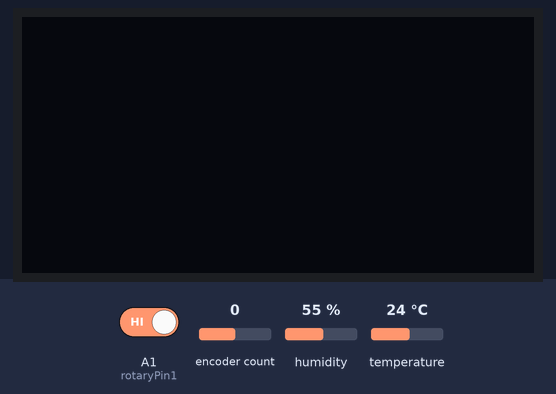
A sketch run on a simulated Arduino Uno, built with avr-gcc and run on an emulated ATmega328P. Shown: 128×64 one-colour display. Inputs (shaded band) come from the test bench; at power-on: encoder count 0, A1 (rotaryPin1) HIGH, humidity 55 %, temperature 24 °C.

Above: at 1.2 s.
1.3 s: encoder count set to 1
At 2.4 s:
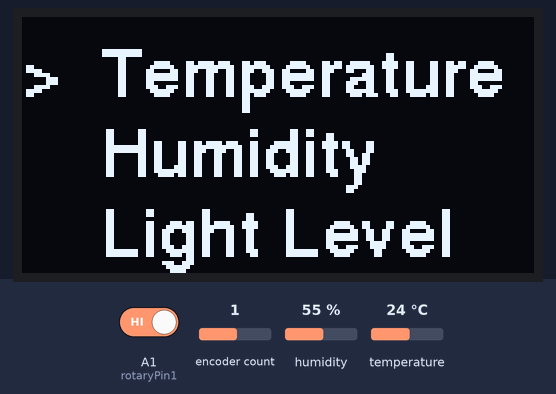
3.1 s: A1 (rotaryPin1) driven LOW
At 4.1 s:
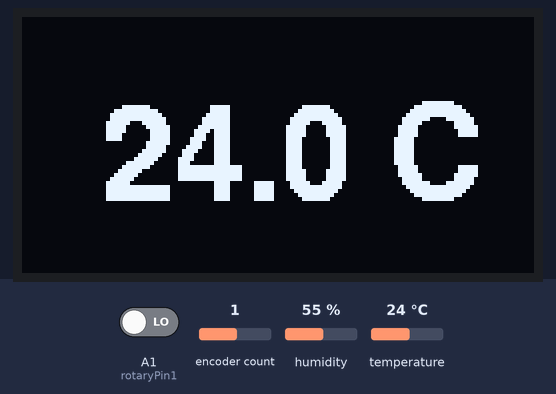
Timing chart, 0 to 6.1 s (numbered marks = the images above; inputs shaded):
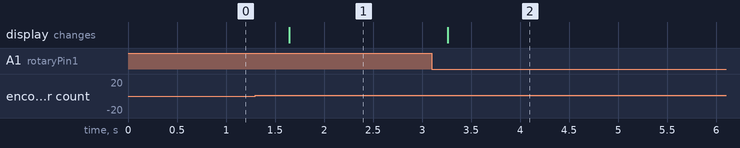

The sketch:

weatherStation.ino
```cpp
/*
* Name: Interactive Weather Station
* Author: Elliot Cederlund
* Date: 2025-03-18
* Description: This project displays different types of weather-related data onto a screen. The user can control which data is displayed.
*/

// include libraries
#include "U8glib.h"
#include "DHT.h"
#include <RotaryEncoder.h>

// include constants
const int datas = 3; //number of data that can be displayed

const int dhtPin = 2;
const uint8_t lightPin = A0;
const uint8_t  rotaryPin1 = A1;
const uint8_t  rotaryPin2 = A2;
const uint8_t  rotaryPin3 = A3;

// init global variables

// construct objects
U8GLIB_SSD1306_128X64 u8g(U8G_I2C_OPT_NO_ACK);	// Display which does not send AC
DHT dht(dhtPin, DHT11);
RotaryEncoder encoder(rotaryPin2, rotaryPin3, RotaryEncoder::LatchMode::TWO03);

void setup(void) {
  // init software
  Serial.begin(9600);
  u8g.setFont(u8g_font_helvB12);
  dht.begin();
}

void loop(void) {
  static int index = 0;
  static int lastPos = 0;

  static bool mode = false;

  encoder.tick();
  int step = encoder.getPosition();

  int stepsPerDetent = 2; // Adjust this value based on your encoder's specs
  int newPos = step / stepsPerDetent;

  if (newPos != lastPos) {

    if (!mode){
    index += 1 * int(encoder.getDirection());
    if (index < 1) {
      index = datas;
    }
    else if (index > datas) {
      index = 1;
    }

    menuWrite(index);
    }

    lastPos = newPos;
  }

  static bool pressed = false;

  if (digitalRead(rotaryPin1) == LOW) {
    if (!pressed) {
      if (mode) {
        u8g.setFont(u8g_font_helvB12);
        mode = false;
        menuWrite(index);
      }
      else {
        u8g.setFont(u8g_font_helvB24);
        mode = true;
      }
      pressed = true;
    }
  }
  else {
    pressed = false;
  }

  if (mode) {
    if (index == 1) {
      dataWrite(String(dht.readTemperature(),1)+" C");
    }
    else if (index == 2) {
      dataWrite(String(dht.readHumidity(), 0)+" %");
    }
    else if (index == 3) {
      int lightValue = analogRead(A0);
      static String lightData = "Unknown";
      if (lightValue < 200) {
        lightData = ("Bright");
      } else if (lightValue < 500) {
        lightData = ("Light");
      } else if (lightValue < 800) {
        lightData = ("Dim");
      } else {
        lightData = ("Dark");
      }
      dataWrite(lightData);
    }
  }
}

void menuWrite(int index){
  u8g.firstPage();
  do {
    u8g.drawStr(0,20*index,">");

    u8g.drawStr(20,20,"Temperature");
    u8g.drawStr(20,40,"Humidity");
    u8g.drawStr(20,60,"Light Level");
  } while(u8g.nextPage());
}

void dataWrite(String data){
  u8g.firstPage();
  do {
    u8g.drawStr(20,46,data.c_str());
  } while( u8g.nextPage() );
}
```

Measured:
- after the input at 1.3 s, the display: changes after 0.35 s (image 1)
- after the input at 3.1 s, the display: changes after 0.16 s (image 2)
